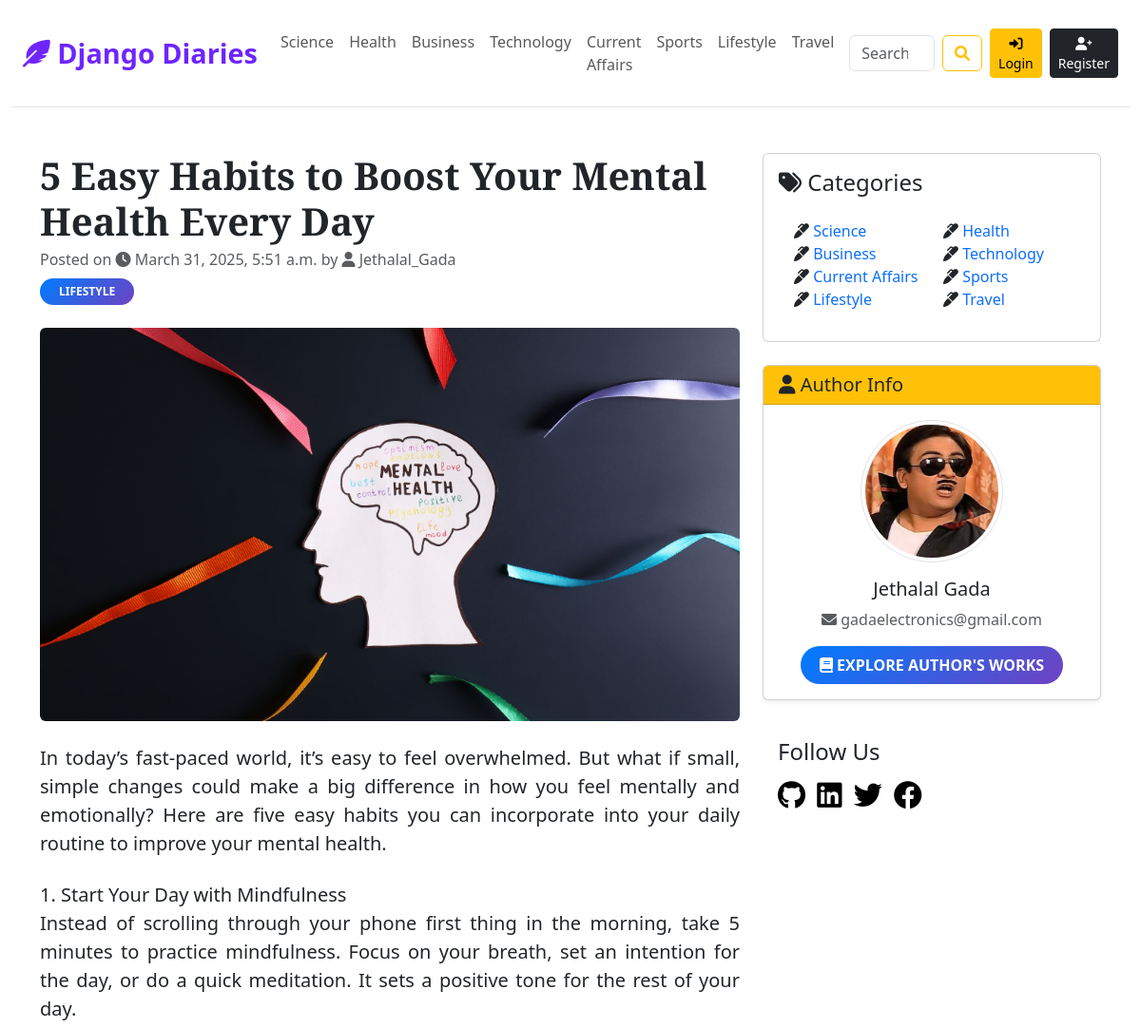
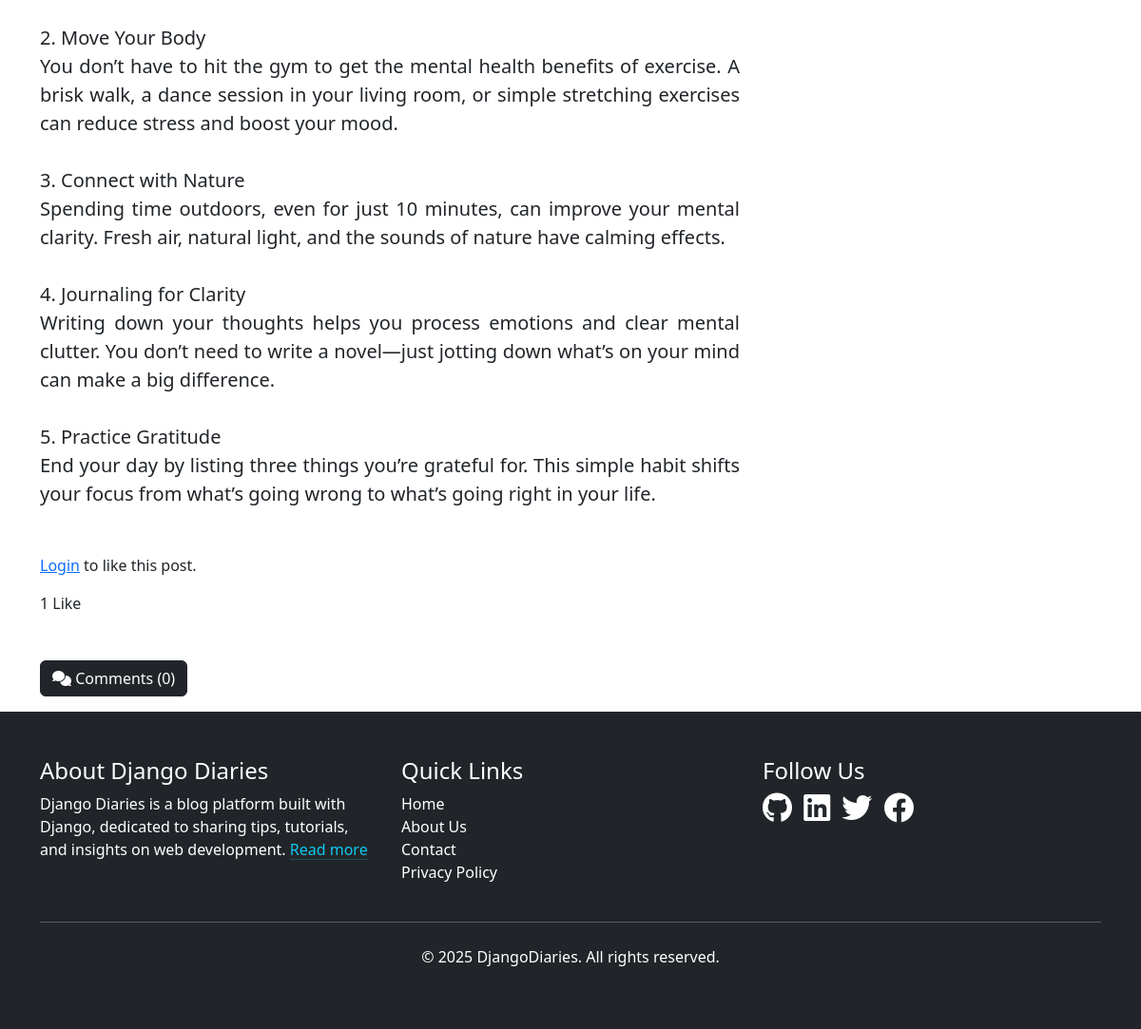
Screenshot of /blogs/5-easy-habits-to-boost-your-mental-health-every-da/ with the database file from the repository (2 pictures, top to bottom).
### blogs/models.py (models this page shows, shortened)
class Category(models.Model):
    category_name = models.CharField(max_length=50, unique=True)
    created_at = models.DateTimeField(auto_now_add=True)
    updated_at = models.DateTimeField(auto_now=True)
    class Meta:
        verbose_name_plural = "categories"
    def __str__(self):
        return self.category_name

class Blogs(models.Model):
    STATUS_CHOICES = (
        ('draft','Draft'),
        ('published','Published'),
    )
    title = models.CharField(max_length=100, unique=True)
    slug = models.SlugField(unique=True, blank=True)
    category = models.ForeignKey(Category, on_delete=models.CASCADE)
    author = models.ForeignKey(User, on_delete=models.CASCADE)
    blog_image = models.ImageField(upload_to='uploads/%Y/%m/%d',blank=True, null=True)
    short_description = models.TextField(max_length = 1000)
    blog_body = models.TextField(max_length = 5000)
    status = models.CharField(choices = STATUS_CHOICES, default='draft', max_length=50)
    is_featured = models.BooleanField(default=False)
    created_at = models.DateTimeField(auto_now_add=True)
    updated_at = models.DateTimeField(auto_now=True)
    class Meta:
        verbose_name_plural = "blogs"

### dashboard/models.py (models this page shows, shortened)
class UserProfile(models.Model):
    user = models.OneToOneField(User, on_delete=models.CASCADE)
    profile_image = models.ImageField(upload_to='profile_pics/', null=True, blank=True)

### blogs/views.py (the view, shortened to what this page needs)
# urls.py: path('blogs/<slug:slug>/', BlogsView.blogs, name='blogs'),
def blogs(request, slug):
    single_post = get_object_or_404(Blogs, slug=slug, status='published')
    comments = Comment.objects.filter(blog=single_post, parent_comment__isnull=True).order_by('created_at')
    comment_counts = comments.count()
    like_count = Like.objects.filter(blog=single_post).count()
    user_liked = Like.objects.filter(blog=single_post, user=request.user).exists() if request.user.is_authenticated else False
    author_profile = UserProfile.objects.filter(user=single_post.author).first()
    context = {
        'single_post': single_post,
        'comments': comments,
        'comment_counts': comment_counts,
        'like_count': like_count,
        'user_liked': user_liked,
        'author_profile': author_profile,  # 👈 updated variable
    }
    return render(request, 'blogs.html', context)

### blogs/context_processors.py (called while the page is built)
def get_categories(request):
    categories = Category.objects.all()
    return {'categories': categories}

### templates/blogs.html (shortened to what this page needs)
{% extends "base/base.html" %}
{% block content %}
<div class="container mt-5">
    <div class="row">
        <div class="col-lg-8">
            <article>
                <header class="mb-4">
                    <h1 class="fw-bolder mb-1">{{ single_post.title }}</h1>
                    <div class="text-muted fst mb-2">
                        Posted on <i class="fa fa-clock"></i> {{ single_post.created_at }} by
                        <i class="fa fa-user"></i> {{ single_post.author }}
                    </div>
                    <a class="badge custom-badge text-decoration-none text-light"
                       href="{% url 'posts_by_category' single_post.category.id %}">
                        {{ single_post.category }}
                    </a>
                </header>
                <figure class="mb-4">
                    <img class="img-fluid rounded" src="{{ single_post.blog_image.url }}" alt="Blog Post Image" />
                </figure>
                <section class="mb-5">
                    <p class="fs-5 mb-4 text-justify-custom">{{ single_post.short_description | linebreaksbr }}</p>
                    <p class="fs-5 mb-4 text-justify-custom">{{ single_post.blog_body | linebreaksbr }}</p>
                </section>
                <section class="mb-5">
                    {% if user.is_authenticated %}
                        <form action="" method="post">
                            {% csrf_token %}
                            {% if user_liked %}
                                <button type="submit" name="like" class="btn btn-danger mt-2">
                                    <i class="fa fa-thumbs-down"></i> Unlike
                                </button>
                            {% else %}
                                <button type="submit" name="like" class="btn btn-primary mt-2">
                                    <i class="fa fa-thumbs-up"></i> Like
                                </button>
                            {% endif %}
                        </form>
                    {% else %}
                        <p><a href="{% url 'login' %}">Login</a> to like this post.</p>
                    {% endif %}
                    <p>{{ like_count }} {% if like_count == 1 %} Like {% else %} Likes {% endif %}</p>
                </section>
                <button class="btn btn-dark" type="button" data-bs-toggle="collapse"
                        data-bs-target="#comments-section" aria-expanded="false"
                        aria-controls="comments-section">
                    <i class="fa fa-comments"></i> Comments ({{ comment_counts }})
                </button>
            </article>
        </div>
        <div class="col-lg-4">
            <div class="card mb-4 p-3">
                <h4 class="font-italic"><i class="fa fa-tags"></i> Categories</h4>
                <div class="card-body">
                    <div class="row">
                        {% for category in categories %}
                            <div class="col-sm-6">
                                <ul class="list-unstyled mb-0">
                                    <li>
                                        <i class="fa fa-marker"></i>
                                        <a class="custom-hover" href="{% url 'posts_by_category' category.id %}">
                                            {{ category.category_name }}
                                        </a>
                                    </li>
                                </ul>
                            </div>
                        {% endfor %}
                    </div>
                </div>
            </div>
<a href="{% url 'posts_by_author' single_post.author.username %}" class="text-decoration-none text-dark">
    <div class="card mb-4 shadow-sm author-card-animate">
        <div class="card-header bg-warning text-dark">
            <h5 class="mb-0"><i class="fa fa-user"></i> Author Info</h5>
        </div>
        <div class="card-body text-center">
            {% if author_profile and author_profile.profile_image %}
                <img src="{{ author_profile.profile_image.url }}"
                     class="rounded-circle mb-3 img-thumbnail profile-img-animate"
                     style="width: 150px; height: 150px;"
                     alt="{{ single_post.author.username }}">
            {% endif %}
            <h5 class="card-title">{{ single_post.author.get_full_name|default:single_post.author.username }}</h5>
            <p class="card-text text-muted mb-3">
                <i class="fa fa-envelope"></i> {{ single_post.author.email }}
            </p>
            <a href="{% url 'posts_by_author' single_post.author.username %}" class="custom-badge">
                <i class="fa fa-book"></i> Explore Author's Works
            </a>
        </div>
    </div>
</a>
            <div class="p-3">
                <h4 class="font-italic">Follow Us</h4>
                <ul class="list-inline">
                    <li class="list-inline-item"><a href="#" class="social-icon"><i class="fab fa-github"></i></a></li>
                    <li class="list-inline-item"><a href="#" class="social-icon"><i class="fab fa-linkedin"></i></a></li>
                    <li class="list-inline-item"><a href="#" class="social-icon"><i class="fab fa-twitter"></i></a></li>
                    <li class="list-inline-item"><a href="#" class="social-icon"><i class="fab fa-facebook"></i></a></li>
                </ul>
            </div>
        </div>
    </div>
</div>
{% endblock %}

### templates/base/header.html (shortened to what this page needs)
{% load static %}
<!DOCTYPE html>
<html lang="en" data-bs-theme="light">
  <head>
    <link href="https://cdnjs.cloudflare.com/ajax/libs/font-awesome/6.0.0-beta3/css/all.min.css" rel="stylesheet">
    <link href="https://cdn.jsdelivr.net/npm/bootstrap@5.3.3/dist/css/bootstrap.min.css" rel="stylesheet">
    <link href="{% static 'css/blog.css' %}" rel="stylesheet">
  </head>
  <body>
    <div class="container-fluid">
      <header class="blog-header py-3 sticky-top bg-white">
        <nav class="navbar navbar-expand-lg navbar-light">
          <div class="container-fluid">
            <a class="navbar-brand custom-hover" href="/">
              <i class="fas fa-feather-alt"></i> Django Diaries
            </a>
            <div class="collapse navbar-collapse" id="navbarNav">
              <ul class="navbar-nav me-auto mb-2 mb-lg-0">
                {% for category in categories %}
                  <li class="nav-item">
                    <a class="nav-link custom-hover" href="{% url 'posts_by_category' category.id %}">{{ category.category_name }}</a>
                  </li>
                {% endfor %}
              </ul>
              <form class="d-flex m-2" action="{% url 'search' %}" method="GET">
                <input class="form-control me-2" type="search" placeholder="Search" aria-label="Search" name="keyword">
                <button class="btn btn-outline-warning" type="submit"><i class="fa fa-search"></i></button>
              </form>
              <div class="d-flex">
                {% if not user.is_authenticated %}
                  <a class="btn btn-sm btn-warning me-2" href="{% url 'login' %}"><i class="fa fa-sign-in-alt"></i> Login</a>
                  <a class="btn btn-sm btn-dark" href="{% url 'register' %}"><i class="fa fa-user-plus"></i> Register</a>
                {% else %}
                  <a class="btn btn-sm btn-dark me-2" href="{% url 'dashboard' %}"><i class="fas fa-desktop"></i> Dashboard</a>
                  <a class="btn btn-sm btn-danger" href="{% url 'logout' %}"><i class="fas fa-sign-out-alt"></i> Logout</a>
                {% endif %}
              </div>
            </div>
          </div>
        </nav>
      </header>

### static/css/blog.css (style rules this page uses)
.blog-header { border-bottom: 1px solid #e5e5e5; }
.text-justify-custom { text-align: justify; }
.navbar-brand { font-size: 2rem; font-weight: bold; color: #6e25ff !important; }
.author-card-animate { opacity: 0; transform: translateY(30px); animation: slideFadeIn 0.8s ease-out forwards; animation-delay: 0.3s; }
.profile-img-animate { animation: pulseZoom 0.9s ease-in-out forwards; animation-delay: 0.6s; opacity: 0; transform: scale(0.8); }
.custom-hover { position: relative; text-decoration: none; transition: color 0.3s ease; }
.custom-hover::after { content: ''; position: absolute; width: 100%; transform: scaleX(0); height: 2px; bottom: 0; left: 0; background-color: #007bff; transform-origin: bottom right; transition: transform 0.25s ease-out; }
.social-icon { font-size: 30px; color: #000000; transition: all 0.3s ease; }
.custom-badge { background: linear-gradient(135deg, #007bff, #6f42c1); border-radius: 50px; padding: 8px 20px; color: white; text-transform: uppercase; font-weight: 600; text-decoration: none; transition: transform 0.3s ease, background-color 0.3s ease; display: inline-block; }
h1,h2 { font-family: "Merriweather", Georgia, "Times New Roman", serif; }
@media (min-width: 768px) { .navbar-brand { font-size: 1.8rem; } }

### rows the page displays
Category: category_name "Science"
Category: category_name "Health"
Category: category_name "Business"
Category: category_name "Technology"
Category: category_name "Current Affairs"
Category: category_name "Sports"
Category: category_name "Lifestyle"
Category: category_name "Travel"
Blogs: title "5 Easy Habits to Boost Your Mental Health Every Day", created_at "March 31, 2025, 5:51 a.m.", author "Jethalal_Gada", category "LIFESTYLE", blog_image (picture), short_description "In today’s fast-paced world, it’s easy to feel overwhelmed. But what if small, simple changes could make a big difference in how you feel mentally and emotionally? Here are five easy habits you can incorporate into your daily routine to improve your mental health.", blog_body "1. Start Your Day with Mindfulness Instead of scrolling through your phone first thing in the morning, take 5 minutes to practice mindfulness. Focus on your breath, set an intention for the day, or do a quick meditation. It sets a positive tone for the rest of your day. 2. Move Your Body You don’t have to hit the gym to get the mental health benefits of exercise. A brisk walk, a dance session in your living room, or simple stretching exercises can reduce stress and boost your mood. 3. Connect with Nature Spending time outdoors, even for just 10 minutes, can improve your mental clarity. Fresh air, natural light, and the sounds of nature have calming effects. 4. Journaling for Clarity Writing…", author.get_full_name "Jethalal Gada", author.email "gadaelectronics@gmail.com"
UserProfile: profile_image (picture)

### other values shown
{{ like_count }} "1"
{{ comment_counts }} "0"
